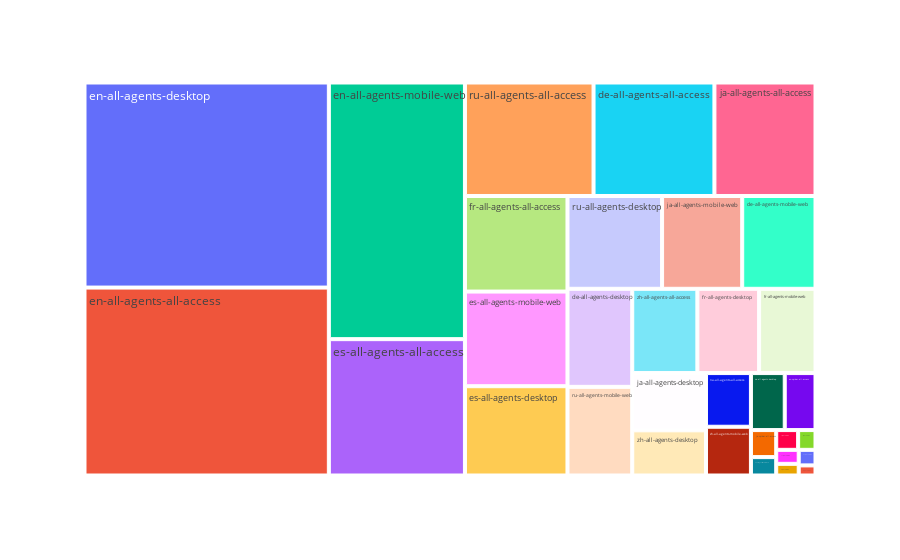

This figure's notebook cell:
### Code cell
fig = px.treemap(df_chart, path=["wiki_type"], values='count')
fig.show()
del df_chart

### Figure 1 — Plotly figure (JSON) as saved in the notebook; plotly's stock layout.template omitted (floating-point values rounded to 4 significant figures)
{"data": [{"branchvalues": "total", "domain": {"x": [0, 1], "y": [0, 1]}, "hovertemplate": "labels=%{label}<br>count=%{value}<br>parent=%{parent}<br>id=%{id}<extra></extra>", "ids": ["de-all-agents-all-access", "de-all-agents-desktop", "de-all-agents-mobile-web", "de-spider-all-access", "en-all-agents-all-access", "en-all-agents-desktop", "en-all-agents-mobile-web", "en-spider-all-access", "es-all-agents-all-access", "es-all-agents-desktop", "es-all-agents-mobile-web", "es-spider-all-access", "fr-all-agents-all-access", "fr-all-agents-desktop", "fr-all-agents-mobile-web", "fr-spider-all-access", "ja-all-agents-all-access", "ja-all-agents-desktop", "ja-all-agents-mobile-web", "ja-spider-all-access", "na-all-agents-all-access", "na-all-agents-desktop", "na-all-agents-mobile-web", "na-spider-all-access", "ru-all-agents-all-access", "ru-all-agents-desktop", "ru-all-agents-mobile-web", "ru-spider-all-access", "zh-all-agents-all-access", "zh-all-agents-desktop", "zh-all-agents-mobile-web", "zh-spider-all-access"], "labels": ["de-all-agents-all-access", "de-all-agents-desktop", "de-all-agents-mobile-web", "de-spider-all-access", "en-all-agents-all-access", "en-all-agents-desktop", "en-all-agents-mobile-web", "en-spider-all-access", "es-all-agents-all-access", "es-all-agents-desktop", "es-all-agents-mobile-web", "es-spider-all-access", "fr-all-agents-all-access", "fr-all-agents-desktop", "fr-all-agents-mobile-web", "fr-spider-all-access", "ja-all-agents-all-access", "ja-all-agents-desktop", "ja-all-agents-mobile-web", "ja-spider-all-access", "na-all-agents-all-access", "na-all-agents-desktop", "na-all-agents-mobile-web", "na-spider-all-access", "ru-all-agents-all-access", "ru-all-agents-desktop", "ru-all-agents-mobile-web", "ru-spider-all-access", "zh-all-agents-all-access", "zh-all-agents-desktop", "zh-all-agents-mobile-web", "zh-spider-all-access"], "name": "", "parents": ["", "", "", "", "", "", "", "", "", "", "", "", "", "", "", "", "", "", "", "", "", "", "", "", "", "", "", "", "", "", "", ""], "type": "treemap", "values": [1813.0, 839.2, 899.1, 34.57, 6070.0, 6623.0, 4616.0, 231.8, 2453.0, 1210.0, 1283.0, 57.14, 1295.0, 687.5, 628.0, 45.32, 1516.0, 557.8, 982.9, 90.31, 318.9, 254.8, 61.56, 41.59, 1929.0, 1161.0, 758.9, 34.66, 725.5, 440.5, 289.7, 22.38]}], "layout": {"legend": {"tracegroupgap": 0}, "margin": {"t": 60}}}
